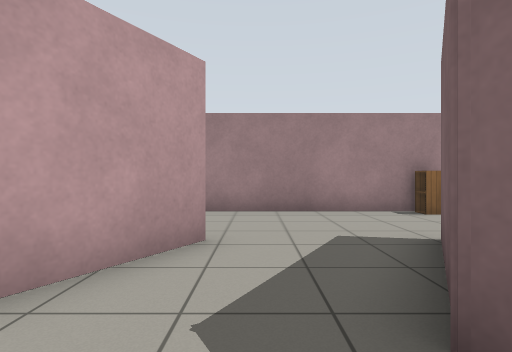
View 1 (above)

24 first-person views from a walk through a robot-simulator world made for Gazebo. The camera is 0.9 m above the floor, looks level and sees 80° across. The lines on the ground mark 1 m squares. The floor is counted in squares, 1 m on a side. Each view is taken from the middle of a square. On the plan, view 1 faces up. The plan holds only what a view shows up to about 11 squares ahead; the rest is blank. Gazebo's built-in surfaces are drawn with simple patterns. Some surface patterns are stand-ins.

View 2
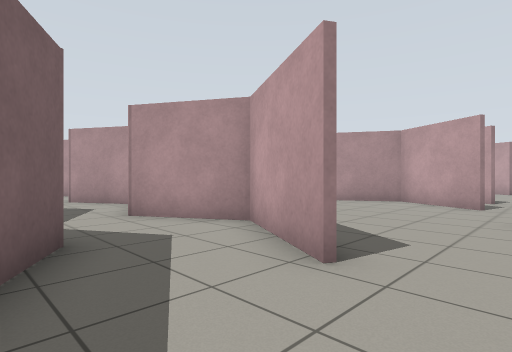

View 3
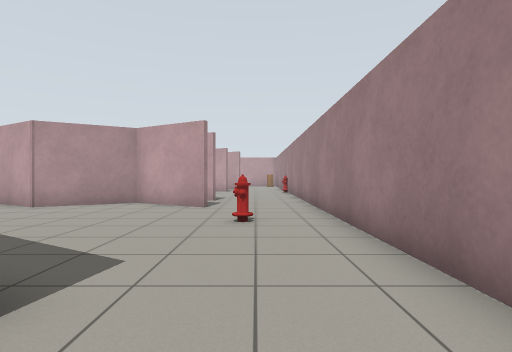

View 4
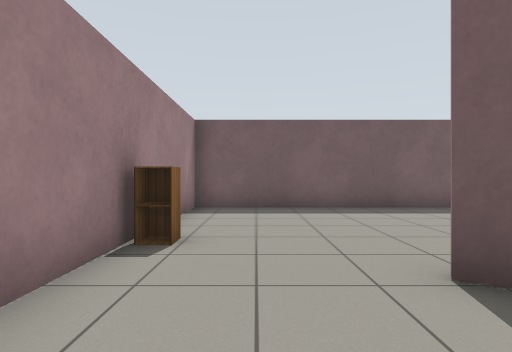

View 5
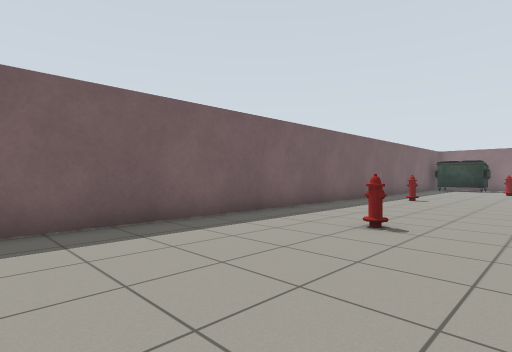

View 6
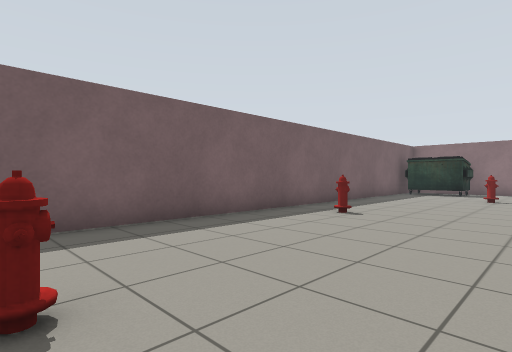

View 7
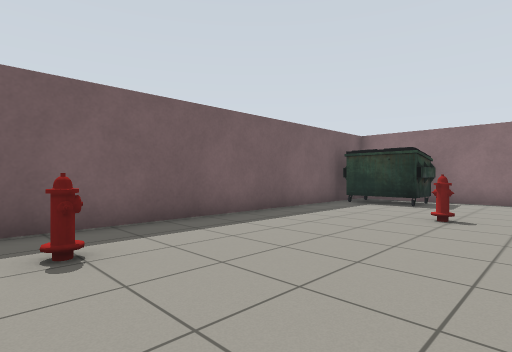

View 8
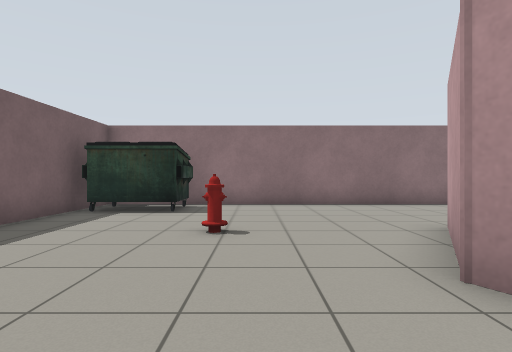

View 9
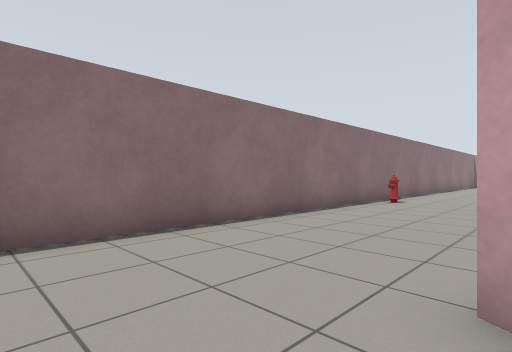

View 10
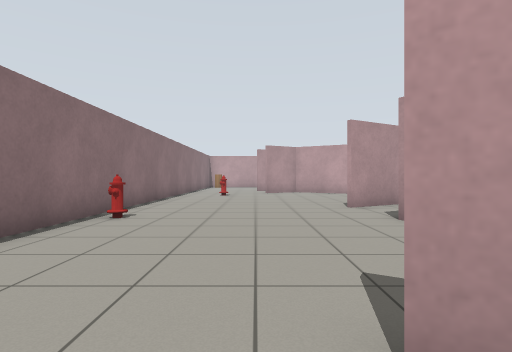

View 11
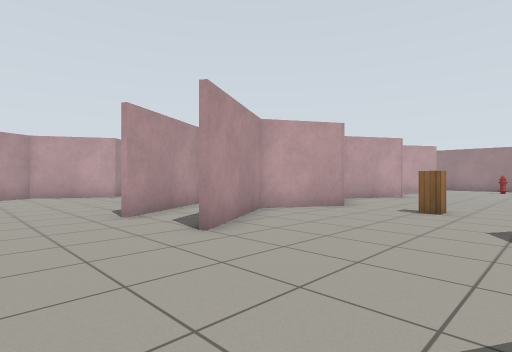

View 12
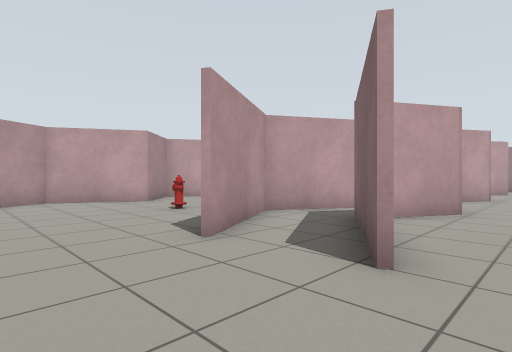

View 13
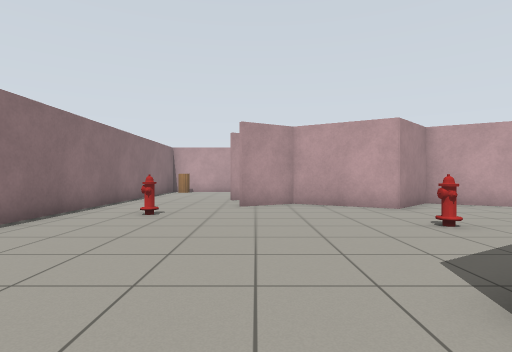

View 14
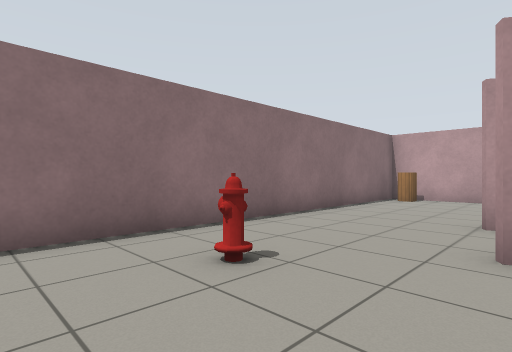

View 15
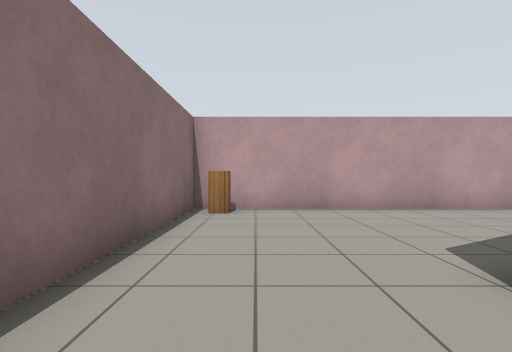

View 16
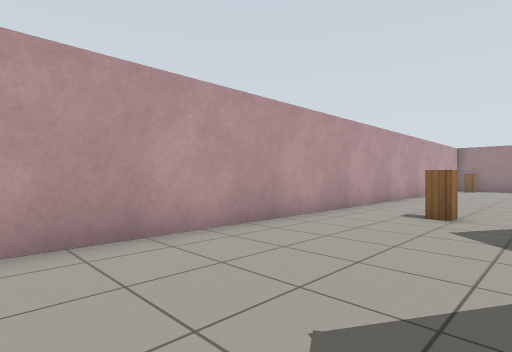

View 17
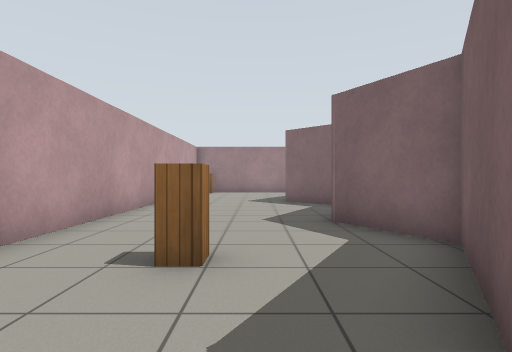

View 18
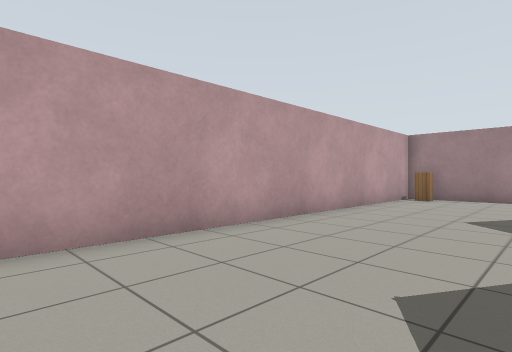

View 19
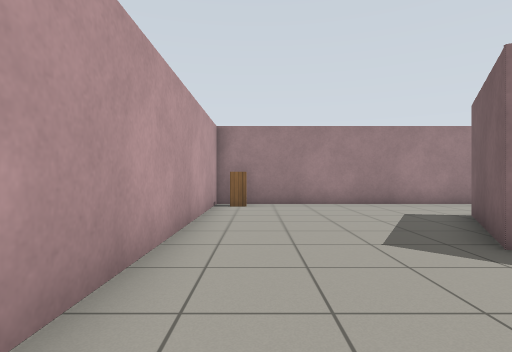

View 20
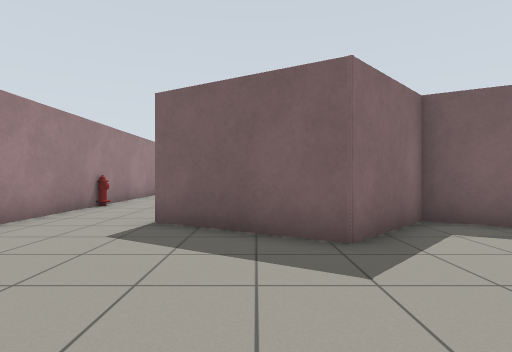

View 21
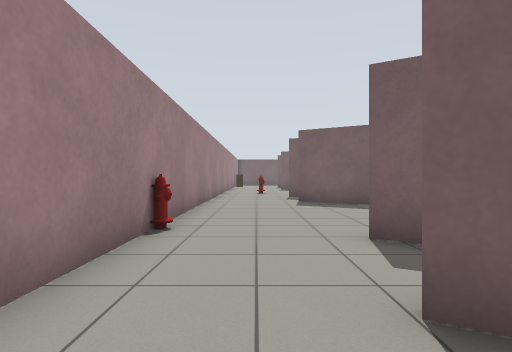

View 22
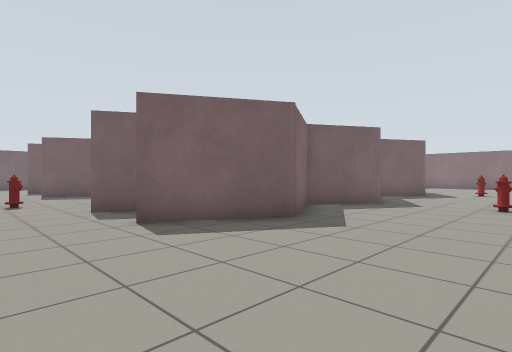

View 23
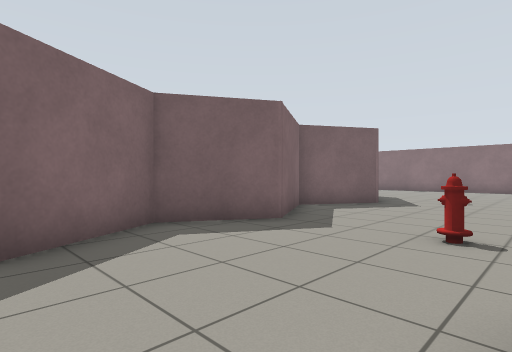

View 24
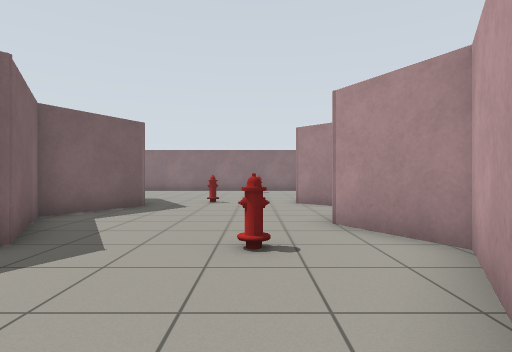

### Floor plan
Points are (right, up) in squares from view 1. A wall is a line through its corners. A room is listed if a view was taken in it or the views show most of it. See-through windows are left out.
Room 1 (view 1)
walls: (-1.3, 3.3) (-2.3, 1.6) (-0.8, -0.9)
ways out: opening at (0, 2) to room 2; opening at (0, 0)
Room 2 (views 2, 3, 4, 5, 6, 7, 8, 9, 10, 11, 12, 13, 14, 15, 16, 17, 18, 19, 20, 21, 22, 23, 24)
walls: (-7.6, -5.6) (-8.9, -7.9) (-7.1, -11); (-11.7, -8.3) (-10.2, -5.7) (-11.8, -3) (-10.5, -0.8) (-11.9, 1.7) (-10.2, 4.6); (-10.3, -10.1) (-9.6, -11.3); (-7.1, -11.1) (-7.8, -9.9); (-8.5, 3.6) (-7.8, 4.7); (-2.1, -12.9) (-2.4, -13.4); (-7.7, 4.6) (-9.2, 2) (-7.8, -0.4) (-8.8, -2.3); (-16.9, -5.4) (-18, -7.4) (-16.3, -9.1) (-17.9, -11.8) (-17, -13.4); (1, 1.4) (2.6, 4.4); (2, -10.2) (2.2, -10.6) (0.6, -13.5); (-16.6, -0.8) (-17.6, -2.7) (-16.5, -4.8); (-0.7, 4.3) (-1.3, 3.3); (-19.1, -0.2) (-21, 1.7) (-19, 5.1); (-19.6, -1.5) (-19.1, -0.5); (-17, 3.7) (-16.6, 4.4); (-20.8, -7.6) (-19.3, -5) (-20.5, -2.9); (8.7, -17.4) (8.7, 7.7) (-25.3, 7.7) (-25.3, -17.7) (6.9, -17.7)
ways out: opening at (0, 2) to room 1
objects: cabinet (-25, -17); cabinet (-25, 7); cabinet (-23, -6); fire hydrant (-16, 8); fire hydrant (-15, -15); fire hydrant (-15, -3); fire hydrant (-14, -10); fire hydrant (-8, -17); cabinet (-5, -6); fire hydrant (-5, 6); cabinet (4, 7); fire hydrant (5, -13); fire hydrant (5, 0); dumpster (6, -17) to (8, -16); fire hydrant (7, -7)
Room 3 (no view inside)
walls: (-10.1, -5.9) (-11.5, -8.1) (-10.3, -10.1)

Positions as (right, up) in squares from view 1, and headings:
1: (0, 0), facing up
2: (2, 6), facing down-left
3: (1, 6), facing left
4: (0, 6), facing right
5: (3, 5), facing down-right
6: (3, 0), facing down-right
7: (3, -6), facing down-right
8: (4, -8), facing down
9: (3, -13), facing down-left
10: (-1, -14), facing left
11: (-3, -14), facing up-left
12: (-6, -14), facing up-left
13: (-8, -13), facing left
14: (-13, -13), facing down-left
15: (-17, -16), facing left
16: (-21, -13), facing up-left
17: (-22, -9), facing up
18: (-21, -5), facing up-left
19: (-24, -2), facing up
20: (-25, 3), facing right
21: (-21, 6), facing right
22: (-16, 7), facing down-right
23: (-16, 2), facing down-right
24: (-15, 1), facing down
